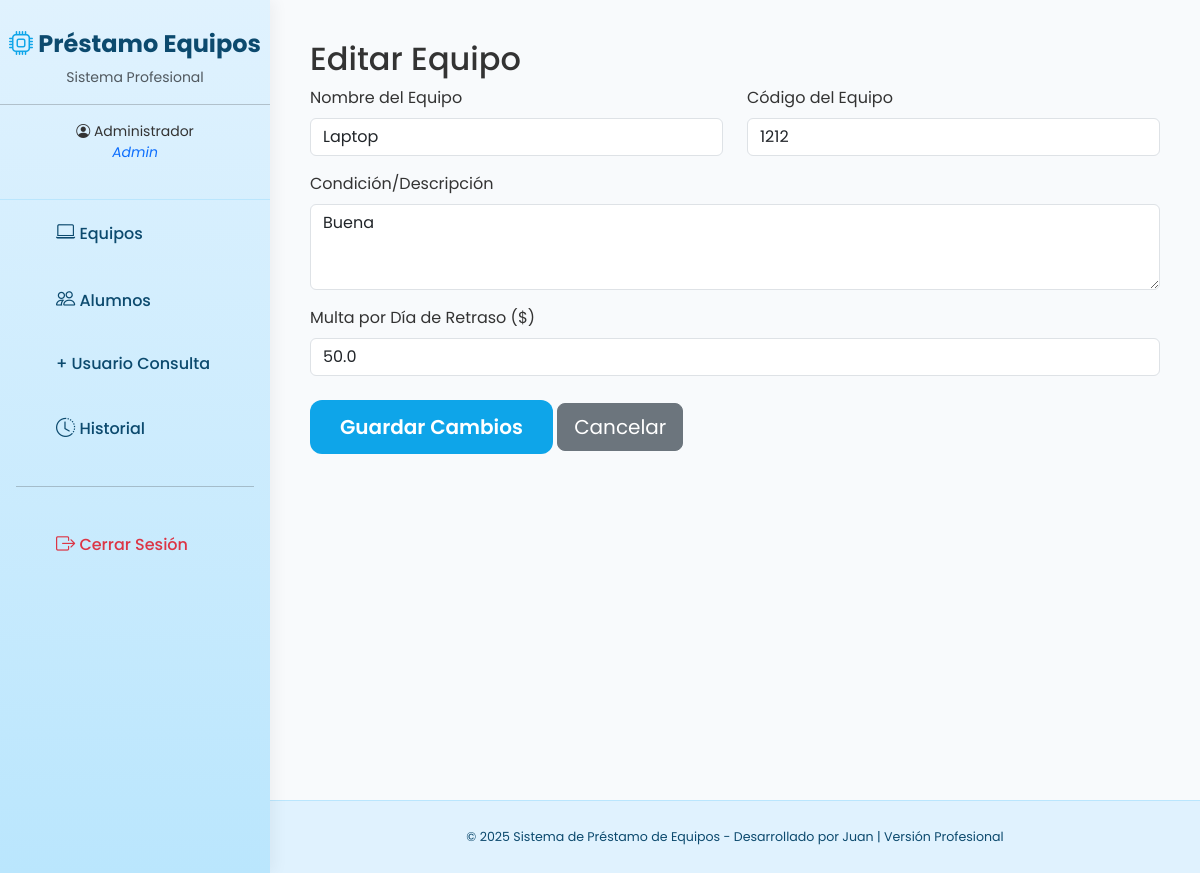
/equipos/editar/1 (signed in), run on the app's committed database.
### models.py (models this page shows, shortened)
class User(UserMixin, db.Model):
    id = db.Column(db.Integer, primary_key=True)
    username = db.Column(db.String(80), unique=True, nullable=False)
    password_hash = db.Column(db.String(256), nullable=False)
    role = db.Column(db.String(20), nullable=False)  # 'admin', 'alumno' o 'consulta'
    nombre = db.Column(db.String(100), nullable=False)
    codigo = db.Column(db.String(20), unique=True)  # matrícula para alumnos

class Equipo(db.Model):
    id = db.Column(db.Integer, primary_key=True)
    nombre = db.Column(db.String(100), nullable=False)
    codigo = db.Column(db.String(50), unique=True, nullable=False)
    estado = db.Column(db.String(20), default='Disponible')
    condicion = db.Column(db.Text)
    multa_por_dia = db.Column(db.Float, default=50.0)  # <-- NUEVO CAMPO: precio de multa por día

### app.py (the view, shortened to what this page needs)
@app.route('/equipos/editar/<int:equipo_id>', methods=['GET', 'POST'])
@login_required
def editar_equipo(equipo_id):
    if current_user.role != 'admin':
        flash('Acceso denegado')
        return redirect(url_for('historial'))
    equipo = Equipo.query.get_or_404(equipo_id)
    return render_template('equipos/editar.html', equipo=equipo)

### app.py (called while the page is built)
@login_manager.user_loader
def load_user(user_id):
    return User.query.get(int(user_id))

### templates/equipos/editar.html
{% extends "base.html" %}
{% block content %}
<h2>Editar Equipo</h2>
<form method="POST">
    <div class="row">
        <div class="col-md-6">
            <div class="mb-3">
                <label class="form-label">Nombre del Equipo</label>
                <input type="text" name="nombre" class="form-control" value="{{ equipo.nombre }}" required>
            </div>
        </div>
        <div class="col-md-6">
            <div class="mb-3">
                <label class="form-label">Código del Equipo</label>
                <input type="text" name="codigo" class="form-control" value="{{ equipo.codigo }}" required>
            </div>
        </div>
    </div>
    <div class="mb-3">
        <label class="form-label">Condición/Descripción</label>
        <textarea name="condicion" class="form-control" rows="3">{{ equipo.condicion }}</textarea>
    </div>
    <div class="mb-3">
        <label class="form-label">Multa por Día de Retraso ($)</label>
        <input type="number" name="multa_por_dia" class="form-control" step="0.01" min="0" value="{{ equipo.multa_por_dia }}" required>
    </div>
    <div class="mt-4">
        <button type="submit" class="btn btn-primary btn-lg">Guardar Cambios</button>
        <a href="{{ url_for('equipos') }}" class="btn btn-secondary btn-lg">Cancelar</a>
    </div>
</form>
{% endblock %}

### templates/base.html (shortened to what this page needs)
<!doctype html>
<html lang="es">
<head>
    <link href="https://cdn.jsdelivr.net/npm/bootstrap@5.3.3/dist/css/bootstrap.min.css" rel="stylesheet">
    <link rel="stylesheet" href="https://cdn.jsdelivr.net/npm/bootstrap-icons@1.11.3/font/bootstrap-icons.min.css">
</head>
<body>
    {% if current_user.is_authenticated %}
    <div class="sidebar">
        <div class="sidebar-header">
            <h4><i class="bi bi-cpu" style="color: #0ea5e9;"></i> Préstamo Equipos</h4>
            <p class="small text-muted mt-2">Sistema Profesional</p>
            <hr>
            <p class="small"><i class="bi bi-person-circle"></i> {{ current_user.nombre }}<br><em class="text-primary">{{ current_user.role | capitalize }}</em></p>
        </div>
        <nav class="nav flex-column px-3">
            {% if current_user.role == 'admin' %}
            <a class="nav-link" href="{{ url_for('equipos') }}"><i class="bi bi-laptop"></i> Equipos</a>
            <a class="nav-link" href="{{ url_for('alumnos') }}"><i class="bi bi-people"></i> Alumnos</a>
            <li class="nav-item"><a class="nav-link" href="{{ url_for('nuevo_consulta') }}">+ Usuario Consulta</a></li>
            {% elif current_user.role == 'alumno' %}
            <a class="nav-link" href="{{ url_for('nuevo_prestamo') }}"><i class="bi bi-plus-circle"></i> Solicitar Préstamo</a>
            <a class="nav-link" href="{{ url_for('prestamos') }}"><i class="bi bi-list-check"></i> Mis Préstamos</a>
            {% elif current_user.role == 'consulta' %}
            <a class="nav-link" href="{{ url_for('alumnos') }}"><i class="bi bi-eye"></i> Ver Alumnos</a>
            {% endif %}
            <a class="nav-link" href="{{ url_for('historial') }}"><i class="bi bi-clock-history"></i> Historial</a>
            <hr class="my-4">
            <a class="nav-link text-danger" href="{{ url_for('logout') }}"><i class="bi bi-box-arrow-right"></i> Cerrar Sesión</a>
        </nav>
    </div>
    {% endif %}
    <div class="main-content">
        {% block content %}{% endblock %}
    </div>
    {% if current_user.is_authenticated %}
    <footer>
        <small>© 2025 Sistema de Préstamo de Equipos - Desarrollado por Juan | Versión Profesional</small>
    </footer>
    {% endif %}
</body>
</html>

### templates/base.html (style rules this page uses)
body { background-color: #f0f4f8; font-family: 'Poppins', sans-serif; color: #333; }
.sidebar { position: fixed; top: 0; bottom: 0; left: 0; width: 270px; background: linear-gradient(to bottom, #e0f2fe, #bae6fd); padding: 30px 0; box-shadow: 4px 0 15px rgba(0,0,0,0.05); z-index: 1000; }
.sidebar-header { text-align: center; padding-bottom: 20px; border-bottom: 1px solid #bae6fd; }
.sidebar-header h4 { color: #0c4a6e; font-weight: 700; }
.sidebar .nav-link { color: #0c4a6e; padding: 14px 25px; font-weight: 500; border-radius: 0 12px 12px 0; margin: 5px 15px; transition: all 0.3s; }
.sidebar .nav-link i { width: 30px; font-size: 1.2rem; }
.main-content { margin-left: 270px; padding: 40px; min-height: 100vh; background-color: #f8fafc; }
.btn-primary { background-color: #0ea5e9; border: none; border-radius: 12px; padding: 12px 30px; font-weight: 600; }
footer { margin-left: 270px; padding: 25px; background-color: #e0f2fe; color: #0c4a6e; text-align: center; font-size: 0.9rem; border-top: 1px solid #bae6fd; }

### data on the page
User: nombre "Administrador", role "Admin"
Equipo: nombre "Laptop", codigo "1212", condicion "Buena", multa_por_dia "50.0"
